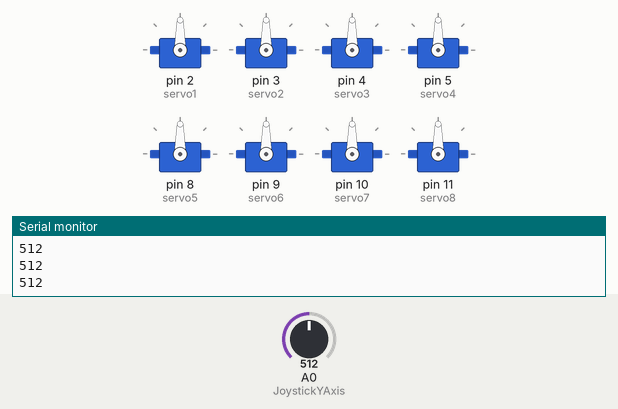
Simulated run of this sketch. Board: Arduino Uno, built with avr-gcc and run on an emulated ATmega328P. On the bench: 8 × servo, the last lines printed to the serial monitor. The test bench sets the inputs (shaded band); at power-on: A0 (JoystickYAxis) = 512.

Above: at 1.2 s.
1.3 s: A0 (JoystickYAxis) set to 537
2.8 s: A0 (JoystickYAxis) set to 562
At 3.6 s:
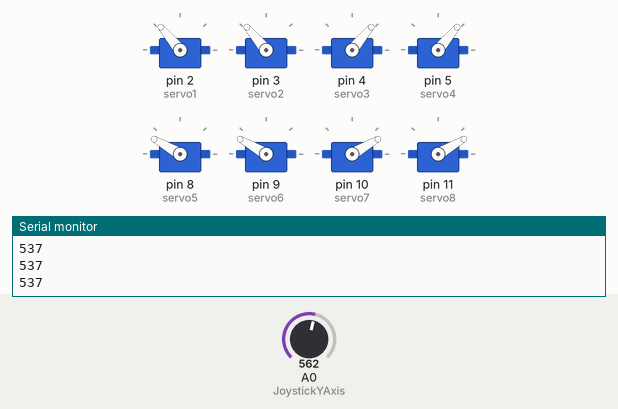
At 4.9 s:
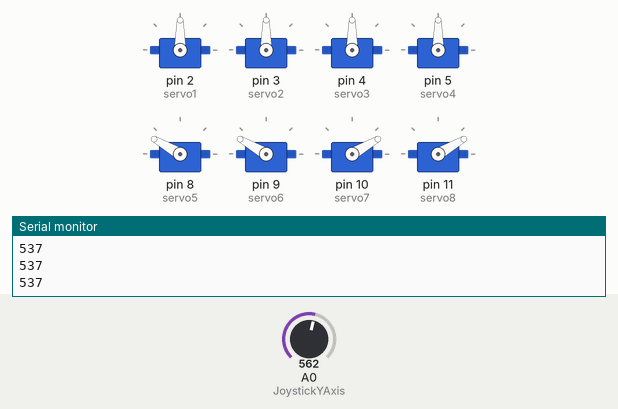
5.8 s: A0 (JoystickYAxis) set to 440
8.8 s: A0 (JoystickYAxis) set to 456
11.4 s: A0 (JoystickYAxis) set to 560
At 11.8 s:
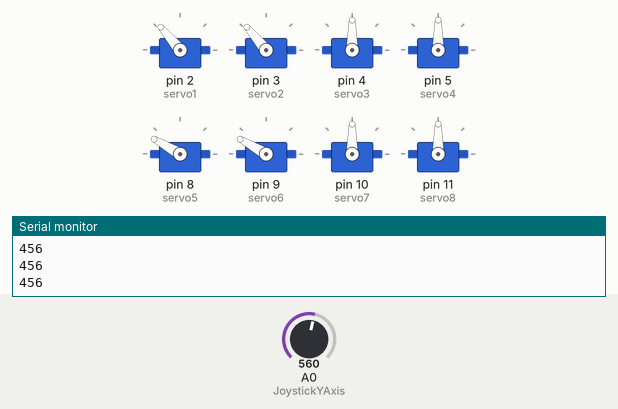
Timing chart, 0 to 15.4 s (numbered marks = the images above; inputs shaded):
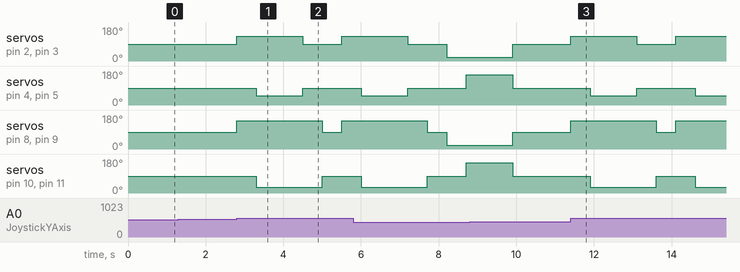

Measured:
- the behaviour switches between 550 and 551 on A0 (JoystickYAxis) (found by bisection; images 0 and 1)
- after the input at 2.8 s, servo on pin 2 (servo1), servo on pin 3 (servo2): 90° → 130° at once, → 90° 1.7 s later, → 130° 1.0 s later
- after the input at 11.4 s, servo on pin 2 (servo1), servo on pin 3 (servo2): 90° → 130° at once, → 90° 1.7 s later, → 130° 1.0 s later

The sketch:

Secondary_Control_for_Spider.ino
```cpp
#include <Servo.h>

// Setting up variables
Servo servo1;
Servo servo2;
Servo servo3;
Servo servo4;
Servo servo5;
Servo servo6;
Servo servo7;
Servo servo8;

const int JoystickYAxis = A0;

void setup() {

  Serial.begin(9600);

  // Set up for pins
  servo1.attach(2);
  servo2.attach(3);
  servo3.attach(4);
  servo4.attach(5);
  servo5.attach(8);
  servo6.attach(9);
  servo7.attach(10);
  servo8.attach(11);

  // Original angle 90 degrees
  servo1.write(90);
  servo2.write(90);
  servo3.write(90);
  servo4.write(90);
  servo5.write(90);
  servo6.write(90);
  servo7.write(90);
  servo8.write(90);
}

void loop() {
  int YAxis = analogRead(JoystickYAxis); // Read Joysticks Y-axis(Forward or Backwards)

  if (YAxis < 450) {

    // Controlling left front and back leg
    servo1.write(20);
    servo2.write(20);
    servo5.write(20);
    servo6.write(20);
    delay(500);
    // Controlling right front and back leg
    servo3.write(160);
    servo4.write(160);
    servo7.write(160);
    servo8.write(160);
    delay(1200);
    // Reseting back to origianl position
    servo1.write(90);
    servo2.write(90);
    servo5.write(90);
    servo6.write(90);
    servo3.write(90);
    servo4.write(90);
    servo7.write(90);
    servo8.write(90);
    delay(1200);
  }
  else if (YAxis > 550) {
    // Controlling left front and back leg
    servo1.write(130);
    servo2.write(130);
    servo5.write(150);
    servo6.write(150);
    delay(500);
    // Controlling right front and back leg
    servo3.write(50);
    servo4.write(50);
    servo7.write(30);
    servo8.write(30);
    delay(1200);
    // Reseting back to origianl position, with delay
    servo1.write(90);
    servo2.write(90);
    servo3.write(90);
    servo4.write(90);
    delay(500);
    servo5.write(90);
    servo6.write(90);
    servo7.write(90);
    servo8.write(90);
    delay(500);
  }
  // For debugging purpose
  Serial.println(YAxis);
}
```
